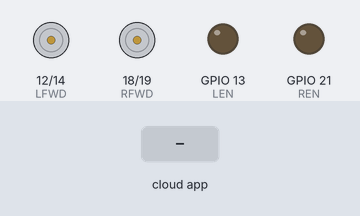
Recording of a sketch running on a simulated ESP32. Parts: motor-driver pin pairs drawn as motors (green arrow = first pin HIGH = forward, orange = second pin HIGH = backward, longer = more drive), output pins drawn as LEDs (lit = HIGH). The inputs (shaded band) are chosen by the test bench. WiFi joins after 1.5 s; servers stay silent unless stated; the Firebase database answers and starts empty.

Above: at 2.7 s.
2.8 s: the phone or cloud app sets int to 1
At 5.5 s:
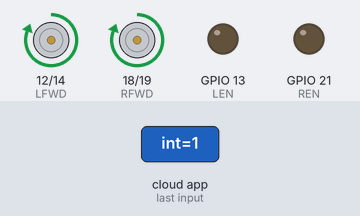
5.8 s: the phone or cloud app sets PWM1 to 1
At 6.9 s:
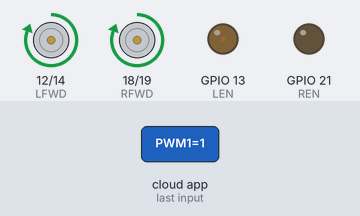
7.8 s: the phone or cloud app sets PWM2 to 1
At 9.3 s:
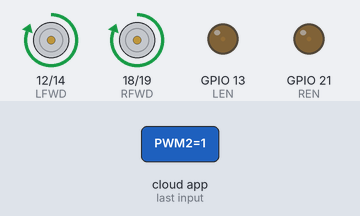
9.6 s: the phone or cloud app sets int to 0
At 11.4 s:
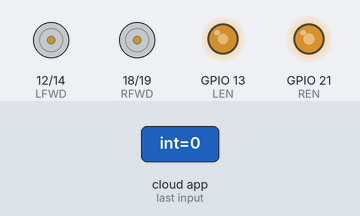
12.6 s: the phone or cloud app sets PWM1 to 0
At 13.4 s:
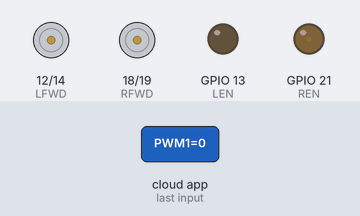
14.4 s: the phone or cloud app sets int to 1
At 16.3 s:
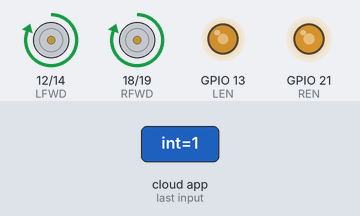
Timing chart, 0 to 18.0 s (numbered marks = the images above; inputs shaded):
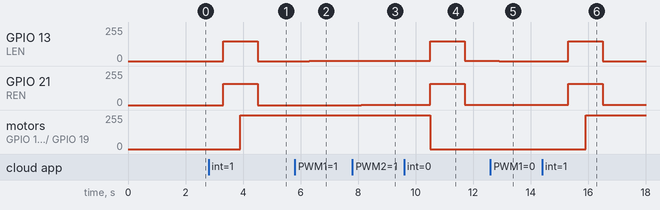

Measured:
- after the input at 2.8 s, GPIO 13 (LEN): 0/255 → 149/255 after 0.50 s, → 0/255 1.2 s later; GPIO 21 (REN): 0/255 → 161/255 after 0.50 s, → 0/255 1.2 s later; motor on GPIO 12 (LFWD) / GPIO 14 (LREV), motor on GPIO 18 (RFWD) / GPIO 19 (RREV): stopped → forward 255/255 after 1.1 s
- after the input at 5.8 s, GPIO 13 (LEN): 0/255 → 1/255 after 0.51 s
- after the input at 7.8 s, GPIO 21 (REN): 0/255 → 1/255 after 0.31 s
- after the input at 9.6 s, GPIO 13 (LEN): 1/255 → 149/255 after 0.91 s, → 1/255 1.2 s later; GPIO 21 (REN): 1/255 → 161/255 after 0.91 s, → 1/255 1.2 s later; motor on GPIO 12 (LFWD) / GPIO 14 (LREV), motor on GPIO 18 (RFWD) / GPIO 19 (RREV): forward 255/255 → stopped after 0.91 s
- after the input at 12.6 s, GPIO 13 (LEN): 1/255 → 0/255 after 0.31 s
- after the input at 14.4 s, GPIO 13 (LEN): 0/255 → 149/255 after 0.92 s, → 0/255 1.2 s later; GPIO 21 (REN): 1/255 → 161/255 after 0.92 s, → 1/255 1.2 s later; motor on GPIO 12 (LFWD) / GPIO 14 (LREV), motor on GPIO 18 (RFWD) / GPIO 19 (RREV): stopped → forward 255/255 after 1.5 s

The sketch:

motor_freq_test.ino
```cpp
#include <WiFi.h>
#include <Firebase_ESP_Client.h>
// Provide the RTDB payload printing info and other helper functions.
#include <addons/RTDBHelper.h>

/* 1. Define the WiFi credentials */
#define WIFI_SSID "MALONDA"
#define WIFI_PASSWORD "heskymalonda"
// #define WIFI_SSID "TECH_8A5F"
// #define WIFI_PASSWORD "212152497"
// #define WIFI_SSID "Redmi Note 10S"
// #define WIFI_PASSWORD "transistor"

/* 2. Define the RTDB URL */
#define DATABASE_URL "motortest-baf91-default-rtdb.asia-southeast1.firebasedatabase.app" //<databaseName>.firebaseio.com or <databaseName>.<region>.firebasedatabase.app

//motors: note: minimal 100 maks 255
#define LREV 14 //blue /purple black
#define LFWD 12 //black /white black
#define LEN 13 //green
#define TLEN 0
//power 12V = blue black
#define RREV 19 //blue /purple
#define RFWD 18 //black /white
#define REN 21 //blue /blue
#define TREN 1

//analog ledcwrite
int freq=5000;
#define resolution 8

#define Acc 250 //in how many changes (in PWM) per second
#define updatePeriod0 100 //update every what ms
#define updatePeriodTurn 110 //update every what ms
#define updatePeriod1 2500 //update every what ms
#define steps 2 //how many steps
#define maxMadLevel 30 //
#define Tdelay 500
int PWM1= 85; //first step of the step function
int PWM2 = 92;
int maxPWM1 = 150;
int maxPWM2 = maxPWM1*PWM2/PWM1;
//variables
int target_L_PWM = 0;
int target_R_PWM = 0;
int L_PWM = 0;
int R_PWM = 0;
unsigned long now;
unsigned long t0=0;
unsigned long t1=0;
unsigned long tDelay=0;
unsigned long tTurn=0;
unsigned long tAcc=0;
int n=0;
int failSend=0;
int lastn[steps];
bool isMoving=false;
int madLevel=0;


/* 3. Define the Firebase Data object */
FirebaseData fbdo;
FirebaseData fbdoRUN;
FirebaseData fbdoSTOP;

/* 4, Define the FirebaseAuth data for authentication data */
FirebaseAuth auth;

/* Define the FirebaseConfig data for config data */
FirebaseConfig config;

void setup()
{
    //Serial.begin(115200);
    WiFi.begin(WIFI_SSID, WIFI_PASSWORD);
    //Serial.print("Connecting to Wi-Fi");
    while (WiFi.status() != WL_CONNECTED)
    {
        //Serial.print(".");
        delay(300);
    }
    //Serial.println();
    //Serial.print("Connected with IP: ");
    //Serial.println(WiFi.localIP());
    //Serial.println();
    //Serial.printf("Firebase Client v%s\n\n", FIREBASE_CLIENT_VERSION);

    /* Assign the database URL(required) */
    config.database_url = DATABASE_URL;
    config.signer.test_mode = true; //confirm test mode (with full public)
    Firebase.reconnectWiFi(true);

    /* Initialize the library with the Firebase authen and config */
    Firebase.begin(&config, &auth);
    // Or use legacy authenticate method
    // Firebase.begin(DATABASE_URL, DATABASE_SECRET);

    //set motor
    pinMode(RREV, OUTPUT);
    pinMode(RFWD, OUTPUT);
    ledcSetup(TREN, freq, resolution);
    ledcAttachPin(REN, TREN);

    pinMode(LREV, OUTPUT);
    pinMode(LFWD, OUTPUT);
    ledcSetup(TLEN, freq, resolution);
    ledcAttachPin(LEN, TLEN);

    digitalWrite(LREV, LOW);
    digitalWrite(LFWD, LOW);
    digitalWrite(RREV, LOW);
    digitalWrite(RFWD, LOW);
    ledcWrite(TLEN, 0);
    ledcWrite(TREN, 0);

    //setup all the n
    for(int i=0; i<steps; i++){
      lastn[i]=0;
    }
}

void loop()
{
  if(Firebase.ready()){
    now=millis();
    if(now-t0>updatePeriod0){
      // analogWrite(LEN,0);
      // analogWrite(REN,0);
      if(true){
        if(true/*Firebase.ready()*/){
          if(Firebase.RTDB.getInt(&fbdoRUN, F("/motorTest/int"))){
            n=fbdoRUN.to<int>();
          }
          if(Firebase.RTDB.getInt(&fbdoSTOP, F("/motorTest/freq"))){
            if(fbdoSTOP.to<int>() != freq){
              freq=fbdoSTOP.to<int>();
              ledcSetup(TREN, freq, resolution);
              ledcAttachPin(REN, TREN);
              ledcSetup(TLEN, freq, resolution);
              ledcAttachPin(LEN, TLEN);
            }
          }
          if(Firebase.RTDB.getInt(&fbdo, F("/motorTest/PWM1"))){
            if(fbdo.to<int>() != PWM1){
              PWM1=fbdo.to<int>();
            }
          }
          if(Firebase.RTDB.getInt(&fbdo, F("/motorTest/PWM2"))){
            if(fbdo.to<int>() != PWM2){
              PWM2=fbdo.to<int>();
            }
          }
        } else{
          madLevel++;
        }
        tDelay=now;
      }
      if(n!=lastn[1]){
        ledcWrite(TLEN, maxPWM1);
        ledcWrite(TREN, maxPWM2);
      } else {
        ledcWrite(TLEN, PWM1);
        ledcWrite(TREN, PWM2);
      }
      if(n!=lastn[0] || n==0){
        digitalWrite(LREV, LOW);
        digitalWrite(LFWD, LOW);
        digitalWrite(RREV, LOW);
        digitalWrite(RFWD, LOW);
        tTurn=now+updatePeriod0;
      } else if(n==1){ //forward
        digitalWrite(LREV, LOW);
        digitalWrite(LFWD, HIGH);
        digitalWrite(RREV, LOW);
        digitalWrite(RFWD, HIGH);
      } else if(n==2){ //backward
        digitalWrite(LREV, HIGH);
        digitalWrite(LFWD, LOW);
        digitalWrite(RREV, HIGH);
        digitalWrite(RFWD, LOW);
      } else if(n==3){ //left
        digitalWrite(LREV, HIGH);
        digitalWrite(LFWD, LOW);
        digitalWrite(RREV, LOW);
        digitalWrite(RFWD, HIGH);
      } else if(n==4){ //right
        digitalWrite(LREV, LOW);
        digitalWrite(LFWD, HIGH);
        digitalWrite(RREV, HIGH);
        digitalWrite(RFWD, LOW);
      }
      lastn[1]=lastn[0];
      lastn[0]=n;
      t0=now;
    }
  } else{
    madLevel++;
  }
  if(madLevel>maxMadLevel){
    Firebase.begin(&config, &auth);
    madLevel=0;
  }
}
```
